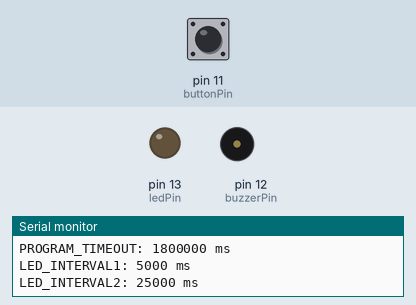
This sketch was run on a simulated Arduino Uno, built with avr-gcc and run on an emulated ATmega328P. Parts: output pins drawn as LEDs (lit = HIGH), buzzer (waves = sounding, pin HIGH), the last lines printed to the serial monitor. Inputs (shaded band) come from the test bench; at power-on: pin 11 (buttonPin) HIGH.

Above: at 1.2 s.
1.3 s: pin 11 (buttonPin) pulled LOW for 3.2 s
At 4.7 s:
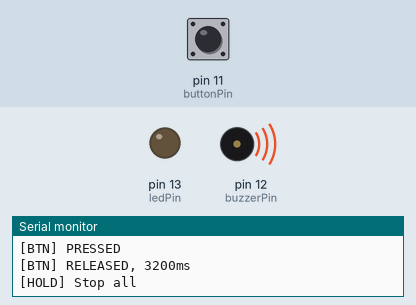
7.3 s: pin 11 (buttonPin) pulled LOW for 0.15 s
At 9.3 s:
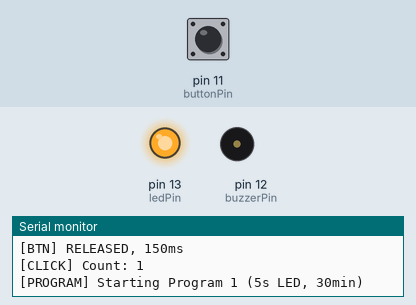
10.4 s: pin 11 (buttonPin) pulled LOW for 1 s
At 12.7 s:
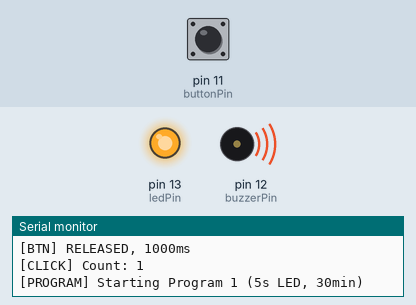
Timing chart, 0 to 19.5 s (numbered marks = the images above; inputs shaded):
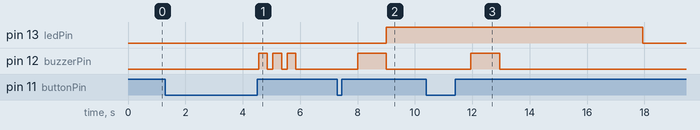

The sketch:

maytapcochan.ino
```cpp
// Chân 11: nút nhấn, Chân 12: buzzer, Chân 13: LED
const int buttonPin = 11;
const int buzzerPin = 12;
const int ledPin = 13;

// Timer: 30 phút, LED Program 1: 5s, LED Program 2: 25s
const unsigned long PROGRAM_TIMEOUT = 1800000UL;      // 30 phút = 1800000ms
const unsigned long LED_INTERVAL1 = 5000UL;           // Program 1: 5s
const unsigned long LED_INTERVAL2 = 25000UL;          // Program 2: 25s

// Trạng thái chương trình: 0 = dừng, 1 = chương trình 1, 2 = chương trình 2
int programState = 0;

// Biến cho phát hiện nút nhấn
int buttonState = HIGH;
int lastButtonState = HIGH;
unsigned long lastDebounceTime = 0;
unsigned long buttonPressTime = 0;
const unsigned long debounceDelay = 50;

// Biến cho phát hiện nhấn nhiều lần
int clickCount = 0;
unsigned long lastClickTime = 0;
const unsigned long doubleClickThreshold = 500;
const unsigned long holdThreshold = 2000;

// Biến cho chương trình 1
unsigned long program1StartTime = 0;
unsigned long ledLastChangeTime1 = 0;
bool ledState1 = true;
bool program1Started = false;

// Biến cho chương trình 2
unsigned long program2StartTime = 0;
unsigned long ledLastChangeTime2 = 0;
bool ledState2 = true;
bool program2Started = false;

void setup() {
  Serial.begin(9600);

  pinMode(buttonPin, INPUT_PULLUP);
  pinMode(buzzerPin, OUTPUT);
  pinMode(ledPin, OUTPUT);

  digitalWrite(buzzerPin, LOW);
  digitalWrite(ledPin, LOW);

  Serial.println("=== Arduino Started ===");
  Serial.print("PROGRAM_TIMEOUT: ");
  Serial.print(PROGRAM_TIMEOUT);
  Serial.println(" ms");
  Serial.print("LED_INTERVAL1: ");
  Serial.print(LED_INTERVAL1);
  Serial.println(" ms");
  Serial.print("LED_INTERVAL2: ");
  Serial.print(LED_INTERVAL2);
  Serial.println(" ms");
}

void loop() {
  handleButton();

  if (programState == 1) {
    runProgram1();
  } else if (programState == 2) {
    runProgram2();
  } else {
    digitalWrite(ledPin, LOW);
    digitalWrite(buzzerPin, LOW);
  }
}

// Xử lý nút nhấn
void handleButton() {
  int reading = digitalRead(buttonPin);

  if (reading != lastButtonState) {
    lastDebounceTime = millis();
  }

  if ((millis() - lastDebounceTime) > debounceDelay) {
    if (reading != buttonState) {
      buttonState = reading;

      // Nút được ấn (từ HIGH -> LOW)
      if (buttonState == LOW) {
        buttonPressTime = millis();
        Serial.println("[BTN] PRESSED");
      }

      // Nút được thả (từ LOW -> HIGH)
      if (buttonState == HIGH) {
        unsigned long pressDuration = millis() - buttonPressTime;
        Serial.print("[BTN] RELEASED, ");
        Serial.print(pressDuration);
        Serial.println("ms");

        // Kiểm tra ấn giữ (> 2 giây)
        if (pressDuration > holdThreshold) {
          Serial.println("[HOLD] Stop all");
          buzzerBeep(3, 300, 200);
          programState = 0;
          program2Started = false;
          program1Started = false;
          clickCount = 0;
        } else {
          Serial.print("[CLICK] Count: ");
          clickCount++;
          Serial.println(clickCount);
          lastClickTime = millis();
        }
      }
    }
  }

  lastButtonState = reading;

  // Kiểm tra timeout cho double-click
  if (clickCount > 0 && (millis() - lastClickTime) > doubleClickThreshold) {
    if (clickCount == 1) {
      Serial.println("[PROGRAM] Starting Program 1 (5s LED, 30min)");
      buzzerBeep(1, 1000, 0);
      programState = 1;
      program2Started = false;
      program1Started = true;
      ledState1 = true;
      digitalWrite(ledPin, HIGH);
      ledLastChangeTime1 = millis();
      program1StartTime = millis();
    } else if (clickCount >= 2) {
      Serial.println("[PROGRAM] Starting Program 2 (25s LED, 30min)");
      buzzerBeep(2, 500, 300);
      programState = 2;
      program2StartTime = millis();
      program2Started = true;
      ledState2 = true;
      digitalWrite(ledPin, HIGH);
      ledLastChangeTime2 = millis();
    }
    clickCount = 0;
  }
}

// Hàm kêu buzzer: beepCount = số lần, duration = thời gian kêu, gap = khoảng cách
void buzzerBeep(int beepCount, unsigned long duration, unsigned long gap) {
  for (int i = 0; i < beepCount; i++) {
    digitalWrite(buzzerPin, HIGH);
    delay(duration);
    digitalWrite(buzzerPin, LOW);
    if (i < beepCount - 1) {
      delay(gap);
    }
  }
}

// Chương trình 1: LED sáng 5s → tắt 5s, 30 phút timeout
void runProgram1() {
  if (!program1Started) return;

  unsigned long currentTime = millis();
  unsigned long elapsed = currentTime - program1StartTime;

  // Timeout 30 phút
  if (elapsed >= PROGRAM_TIMEOUT) {
    Serial.print("[P1] TIMEOUT at ");
    Serial.print(elapsed / 1000);
    Serial.println("s - Beeping 6x");

    for (int i = 0; i < 6; i++) {
      digitalWrite(buzzerPin, HIGH);
      delay(500);
      digitalWrite(buzzerPin, LOW);
      delay(500);
    }
    Serial.println("[P1] STOPPED");
    programState = 0;
    program1Started = false;
    digitalWrite(ledPin, LOW);
    return;
  }

  // LED nhấp nháy 5s
  if (currentTime - ledLastChangeTime1 >= LED_INTERVAL1) {
    ledState1 = !ledState1;
    digitalWrite(ledPin, ledState1 ? HIGH : LOW);
    Serial.print("[P1] LED ");
    Serial.print(ledState1 ? "ON" : "OFF");
    Serial.print(" (");
    Serial.print(elapsed / 1000);
    Serial.println("s)");
    ledLastChangeTime1 = currentTime;
  }
}

// Chương trình 2: LED sáng 25s → tắt 25s, 30 phút timeout
void runProgram2() {
  if (!program2Started) return;

  unsigned long currentTime = millis();
  unsigned long elapsed = currentTime - program2StartTime;

  // Timeout 30 phút
  if (elapsed >= PROGRAM_TIMEOUT) {
    Serial.print("[P2] TIMEOUT at ");
    Serial.print(elapsed / 1000);
    Serial.println("s - Beeping 6x");

    for (int i = 0; i < 6; i++) {
      digitalWrite(buzzerPin, HIGH);
      delay(500);
      digitalWrite(buzzerPin, LOW);
      delay(500);
    }
    Serial.println("[P2] STOPPED");
    programState = 0;
    program2Started = false;
    digitalWrite(ledPin, LOW);
    return;
  }

  // LED nhấp nháy 25s
  if (currentTime - ledLastChangeTime2 >= LED_INTERVAL2) {
    ledState2 = !ledState2;
    digitalWrite(ledPin, ledState2 ? HIGH : LOW);
    Serial.print("[P2] LED ");
    Serial.print(ledState2 ? "ON" : "OFF");
    Serial.print(" (");
    Serial.print(elapsed / 1000);
    Serial.println("s)");
    ledLastChangeTime2 = currentTime;
  }
}
```

Measured:
- after the input at 1.3 s, pin 12 (buzzerPin): alternates HIGH for 0.30 s and LOW for 0.20 s, 6 changes in all, then stays LOW, starting after 3.3 s
- after the input at 7.3 s, pin 13 (ledPin): LOW → HIGH after 1.7 s; pin 12 (buzzerPin): LOW → HIGH after 0.70 s, → LOW 1.0 s later
- after the input at 10.4 s, pin 12 (buzzerPin): LOW → HIGH after 1.6 s, → LOW 1.0 s later
